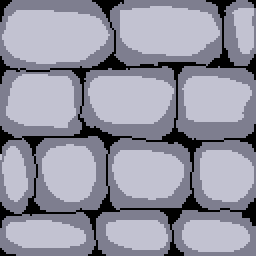
#> input picture resources/mapAsset/level_1_floor_1.png, 128 x 128 px (shown 2 times larger); its folder holds only this picture in this run
$ python silhouette_sprites.py ../resources/mapAsset/level_1_floor_1.png
#> lines starting #> are read from the running program, lines starting #| are printed output that depends on the picture
#!/usr/bin/env python3
"""Silhouette the commercial characterSprite art so only silhouettes reach git.

The real sprites live in the working tree and in art-private/characterSprites/
(gitignored). Git is wired up by tools/install_git_hooks.sh:

    --filter PATH   clean filter: PNG on stdin -> silhouette on stdout. A real
                    (non-silhouette) input is also saved to art-private/ first,
                    so new or edited art is never lost.
    --check PATH..  exit 1 if any staged blob for PATH is not a silhouette
                    (pre-commit safety net, in case the filter isn't set up).

Manual use:
    python3 tools/silhouette_sprites.py            # silhouette the working tree
    python3 tools/silhouette_sprites.py file.png   # silhouette specific files
"""
import io, os, subprocess, sys
from PIL import Image

PROJECT = os.path.normpath(os.path.join(os.path.dirname(__file__), ".."))
SPRITE_DIR = os.path.join(PROJECT, "resources", "characterSprites")
BACKUP_DIR = os.path.join(PROJECT, "art-private", "characterSprites")
SILHOUETTE_COLOR = (40, 40, 50)


def to_silhouette(data: bytes) -> bytes:
    img = Image.open(io.BytesIO(data)).convert("RGBA")
    img.putdata([(*SILHOUETTE_COLOR, a) if a > 0 else (r, g, b, a)
                 for r, g, b, a in img.getdata()])
    out = io.BytesIO()
    img.save(out, "PNG")
    return out.getvalue()


def is_silhouette(data: bytes) -> bool:
    img = Image.open(io.BytesIO(data)).convert("RGBA")
#> img is the input picture: PIL image 128x128 RGBA; mean R, G, B, A 148, 148, 162.3, 255
    return all(p[:3] == SILHOUETTE_COLOR for p in img.getdata() if p[3] > 0)


def backup_path(path: str) -> str:
    rel = os.path.relpath(os.path.join(PROJECT, path), SPRITE_DIR)
    return os.path.join(BACKUP_DIR, rel)


def backup(path: str, data: bytes) -> None:
    dst = backup_path(path)
    if os.path.exists(dst) and open(dst, "rb").read() == data:
        return
    os.makedirs(os.path.dirname(dst), exist_ok=True)
    with open(dst, "wb") as f:
        f.write(data)


def run_filter(path: str) -> None:
    data = sys.stdin.buffer.read()
    if not is_silhouette(data):
        backup(path, data)
    sys.stdout.buffer.write(to_silhouette(data))


def run_check(paths: list[str]) -> int:
    bad = []
    for p in paths:
        data = subprocess.run(["git", "show", f":{p}"], cwd=PROJECT,
                              capture_output=True, check=True).stdout
        if not is_silhouette(data):
            bad.append(p)
    for p in bad:
        print(f"  real art staged: {p}", file=sys.stderr)
    return 1 if bad else 0


def silhouette_file(path: str) -> None:
    data = open(path, "rb").read()
    if not is_silhouette(data):
        backup(os.path.relpath(path, PROJECT), data)
    with open(path, "wb") as f:
        f.write(to_silhouette(data))
#> in to_silhouette, `img.putdata([(*SILHOUETTE_COLOR, a) if a > 0 else (r, g, b, a) for r, ..`:
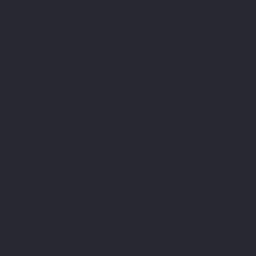
#> img: PIL image 128x128 RGBA (shown 2 times larger); mean R, G, B, A 40, 40, 50, 255


def main() -> int:
    args = sys.argv[1:]
    if args[:1] == ["--filter"]:
        run_filter(args[1])
        return 0
    if args[:1] == ["--check"]:
        return run_check(args[1:])
    if args:
        files = [f for f in args if f.endswith(".png") and os.path.isfile(f)]
    else:
        files = [os.path.join(r, f) for r, _, fs in os.walk(SPRITE_DIR)
                 for f in fs if f.endswith(".png")]
    for f in files:
        silhouette_file(f)
    print(f"Replaced {len(files)} sprites with silhouettes (originals in art-private/characterSprites/)")
    return 0


if __name__ == "__main__":
    sys.exit(main())
#> (the program exits here)
